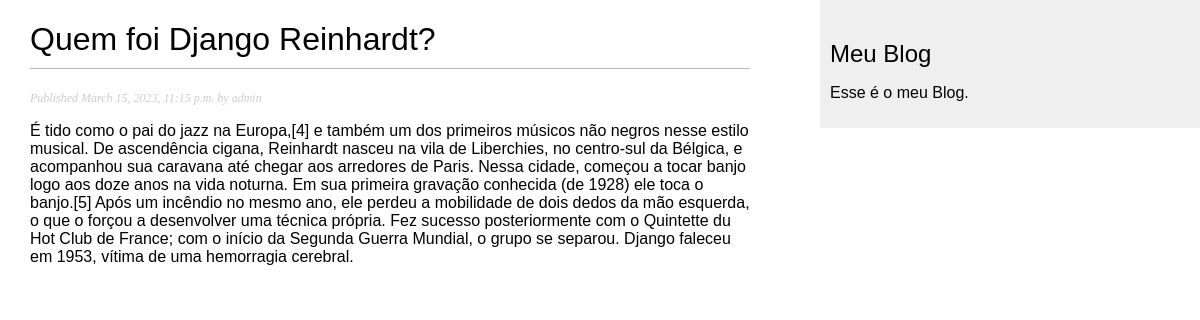
/blog/2023/3/15/quem-foi-django-reinhardt/, run on the app's committed database.
### blog/models.py (models this page shows, shortened)
class Post(models.Model):
    STATUS_CHOICES = (
        ('draft', 'Draft'),
        ('published', 'Published'),
    )
    title = models.CharField(max_length=250)
    slug = models.SlugField(max_length=250,
                            unique_for_date='publish')
    author = models.ForeignKey(User,
                               on_delete=models.CASCADE,
                               related_name='blog_posts')
    body = models.TextField()
    publish = models.DateTimeField(default=timezone.now)
    created = models.DateTimeField(auto_now_add=True)
    update = models.DateTimeField(auto_now=True)
    status = models.CharField(max_length=10,
                              choices=STATUS_CHOICES,
                              default='draft')
    objects = models.Manager()
    published = PublishedManager()
    class Meta:
        ordering = ('-publish',)

### blog/views.py (the view)
def post_detail(request, year, month, day, post):
    post = get_object_or_404(Post, slug=post,
                             status='published',
                             publish__year=year,
                             publish__month=month,
                             publish__day=day)
    return render(request,
                  'blog/post/detail.html',
                  {'post': post})

### blog/templates/blog/post/detail.html (shortened to what this page needs)
{% extends "blog/base.html" %}
{% block content %}
    <h1>{{ post.title }}</h1>
    <p class="date">
        Published {{ post.publish }} by {{ post.author }}
    </p>
    {{ post.body|linebreaks }}
{% endblock %}

### blog/static/css/blog.css (style rules this page uses)
body { margin:0; padding:0; font-family:helvetica, sans-serif; }
h1 { font-weight:normal; border-bottom:1px solid #bbb; padding:0 0 10px 0; }
p.date { color:#ccc; font-family: georgia, serif; font-size: 12px; font-style: italic; }

### data on the page
Post: title "Quem foi Django Reinhardt?", publish "March 15, 2023, 11:15 p.m.", author "admin", body "É tido como o pai do jazz na Europa,[4] e também um dos primeiros músicos não negros nesse estilo musical. De ascendência cigana, Reinhardt nasceu na vila de Liberchies, no centro-sul da Bélgica, e acompanhou sua caravana até chegar aos arredores de Paris. Nessa cidade, começou a tocar banjo logo aos doze anos na vida noturna. Em sua primeira gravação conhecida (de 1928) ele toca o banjo.[5] Após um incêndio no mesmo ano, ele perdeu a mobilidade de dois dedos da mão esquerda, o que o forçou a desenvolver uma técnica própria. Fez sucesso posteriormente com o Quintette du Hot Club de France; com o início da Segunda Guerra Mundial, o grupo se separou. Django faleceu em 1953, vítima de uma…"
